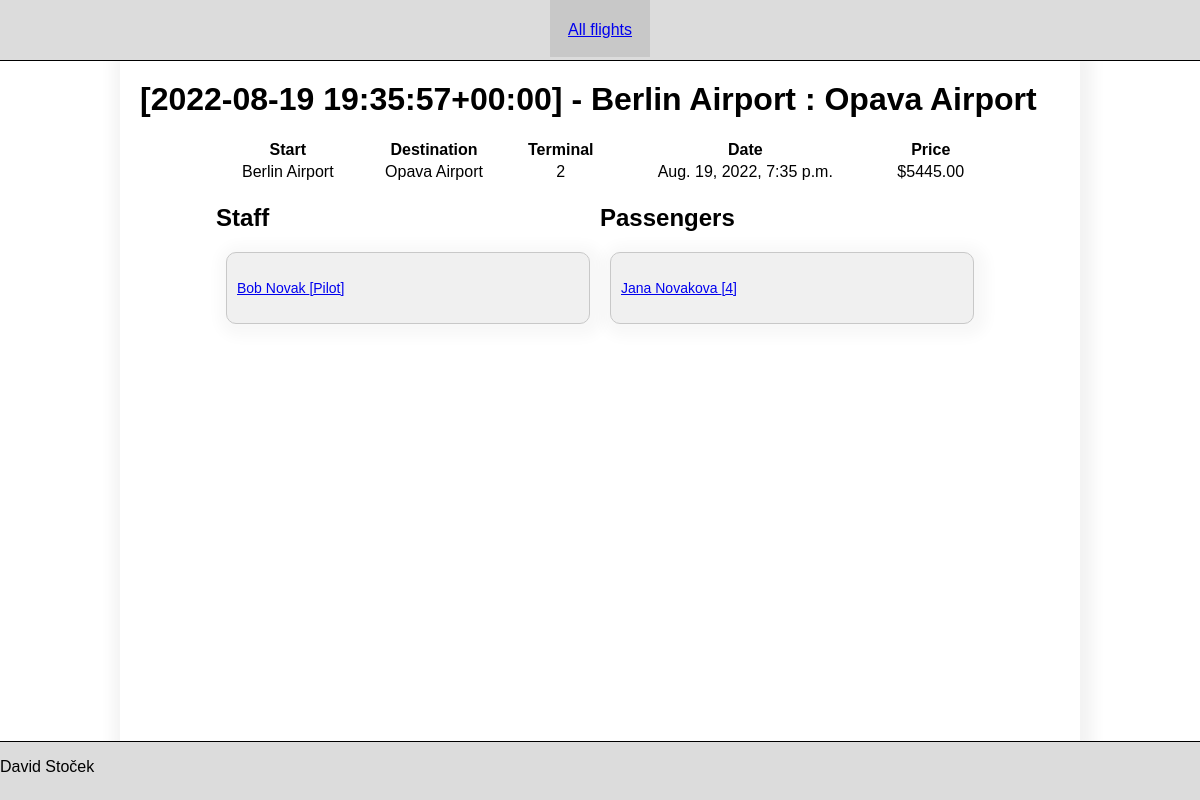
/flight/3, run on the app's committed database.
### flight/models.py (models this page shows, shortened)
class Flight(models.Model):
    price = models.DecimalField(max_digits=32, decimal_places=2)
    terminal = models.IntegerField()
    date = models.DateTimeField()
    plane = models.ForeignKey('Plane', on_delete=models.CASCADE)
    start = models.ForeignKey('Airport', on_delete=models.CASCADE, related_name='hey')
    destination = models.ForeignKey('Airport', on_delete=models.CASCADE)
    def __str__(self):
        return f'[{self.date}] - {self.start} : {self.destination}'

class Airport(models.Model):
    name = models.CharField(max_length=45)
    city = models.ForeignKey('City', on_delete=models.CASCADE)
    def __str__(self):
        return self.name

class Staff(models.Model):
    role = models.CharField(max_length=45)
    flight = models.ForeignKey('Flight', on_delete=models.CASCADE)
    person = models.ForeignKey('Person', on_delete=models.CASCADE)

class Person(models.Model):
    name = models.CharField(max_length=60)
    surname = models.CharField(max_length=60)
    gender = models.CharField(max_length=6, choices=Gender.choices, default=Gender.MALE)
    date_of_birth = models.DateField()
    postcode = models.CharField(max_length=45)
    street_name = models.CharField(max_length=45)
    house_number = models.IntegerField()
    city = models.ForeignKey('City', on_delete=models.CASCADE)
    def __str__(self):
        return f'{self.name} {self.surname}'

class Passenger(models.Model):
    seat = models.IntegerField()
    flight = models.ForeignKey('Flight', on_delete=models.CASCADE)
    person = models.ForeignKey('Person', on_delete=models.CASCADE)

### flight/views.py (the view)
# urls.py: path('', include('flight.urls')),
def flight(request, flight_id):
    context = {
        'flight_filter': Flight.objects.filter(id=flight_id).values_list(flat=True).distinct().first(),
        'flight_get': Flight.objects.get(pk=flight_id),
        'flight_staff': Staff.objects.filter(flight=flight_id),
        'flight_passenger': Passenger.objects.filter(flight=flight_id),
    }
    return render(request, 'flight/detail.html', context=context)

### flight/templates/flight/detail.html
{% extends 'base.html' %}
{% block content %}
    <div class="detail_flight">
        <h1>{{ flight_get }}</h1>
    </div>
    <table class="list_table">
        <tr>
            <th>Start</th>
            <th>Destination</th>
            <th>Terminal</th>
            <th>Date</th>
            <th>Price</th>
        </tr>
        <tr>
            <td>{{ flight_get.start }}</td>
            <td>{{ flight_get.destination }}</td>
            <td>{{ flight_get.terminal }}</td>
            <td>{{ flight_get.date }}</td>
            <td>${{ flight_get.price }}</td>
        </tr>
    </table>
    <div class="detail_people">
        <div class="detail_people_single">
            <h2>Staff</h2>
            {% for staff in flight_staff %}
                <a href="/person/{{ staff.person.id }}">
                    <span class="box-click">
                        {{ staff.person }} [{{ staff.role }}]
                    </span>
                </a>
            {% endfor %}
        </div>
        <div class="detail_people_single">
            <h2>Passengers</h2>
            {% for passenger in flight_passenger %}
               <a href="/person/{{ passenger.person.id }}">
                    <span class="box-click">
                        {{ passenger.person }} [{{ passenger.seat }}]
                    </span>
                </a>
            {% endfor %}
        </div>
    </div>
{% endblock %}

### flight/static/css/styles.css (style rules this page uses)
* { font-family: sans-serif; }
body { background-color: white; margin: 0; padding: 0; }
h1 { padding: 20px; margin: 0; }
.box-click { font-size: 14px; display: block; border-radius: 10px; border: 1px solid rgb(200, 200, 200); height: 50px; background-color: rgb(240,240,240); box-shadow: 3px 3px 14px 10px rgba(0,0,0,0.03); padding: 10px; margin: 10px; cursor: pointer; transition: background-color 0.2s; line-height: 50px; }
.detail_people { display: grid; width: 80%; margin-left: 10%; }
.detail_people_single { width: 100%; }
@media (min-width: 600px) { .detail_people { grid-template-columns: repeat(2, 1fr); } }
.list_table { width: 80%; margin-left: 10%; }

### data on the page
Flight: date+start+destination "[2022-08-19 19:35:57+00:00] - Berlin Airport : Opava Airport", start "Berlin Airport", destination "Opava Airport", terminal "2", date "Aug. 19, 2022, 7:35 p.m.", price "5445.00"
Staff: person "Bob Novak", role "Pilot"
Passenger: person "Jana Novakova", seat "4"
